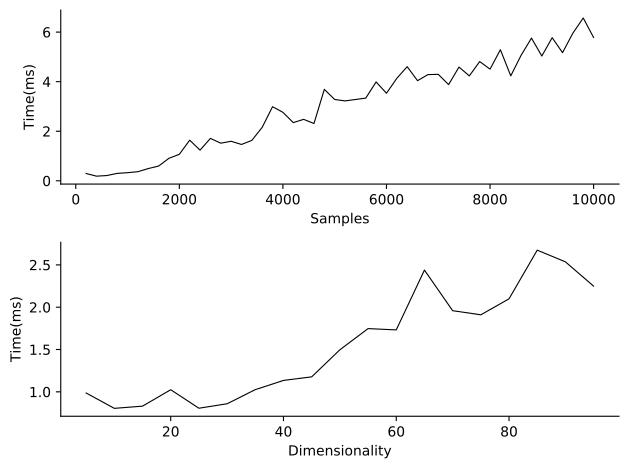

Write the Python code that produced this figure.
import numpy as np
from sklearn.neighbors import KDTree
import matplotlib.pyplot as plt
import random
import time 

rng = np.random.RandomState(0)
possible_dimensions=range(5,100,5)
possible_dimensions_sample=range(200,10001,200)

dimension=9
x_sample=[]
y_sample=[]
for dimension_sample in possible_dimensions_sample:
    pts = rng.random_sample((dimension_sample, dimension))
    starting=time.time()
    tree = KDTree(pts)
    time_elapsed=time.time()-starting
    x_sample.append(dimension_sample)
    y_sample.append(time_elapsed*1000)
    print(time_elapsed)

dimension_sample=1000
x_dim=[]
y_dim=[]
for dimension in possible_dimensions:
    pts = rng.random_sample((dimension_sample, dimension))
    starting=time.time()
    tree = KDTree(pts)
    time_elapsed=time.time()-starting
    x_dim.append(dimension)
    y_dim.append(time_elapsed*1000)
    print(time_elapsed)

output_file=__file__[:-3]+".pdf"
filename=__file__.split("/")[-1][:-3]
title=" ".join(filename.split("_"))

ax=plt.subplot(2, 1, 1)
#plt.title(title)
plt.xlabel("Samples")
plt.ylabel("Time(ms)")
plt.plot(x_sample,y_sample, color=[0,0,0], linewidth=0.8)

ax.spines['top'].set_visible(False)
ax.spines['right'].set_visible(False)
ax.get_xaxis().tick_bottom()
ax.get_yaxis().tick_left()

ax=plt.subplot(2, 1, 2)
plt.xlabel("Dimensionality")
plt.ylabel("Time(ms)")
plt.plot(x_dim,y_dim, color=[0,0,0], linewidth=0.8)
plt.tight_layout()


ax.spines['top'].set_visible(False)
ax.spines['right'].set_visible(False)
ax.get_xaxis().tick_bottom()
ax.get_yaxis().tick_left()

plt.savefig(output_file, bbox_inches="tight")
plt.savefig("/Users/marco/Desktop/{}.pdf".format(filename), bbox_inches="tight")
#plt.show()   
